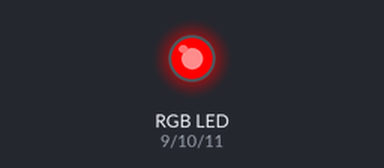
Simulated run of this sketch. Board: Arduino Uno, built with avr-gcc and run on an emulated ATmega328P. Parts: an RGB LED mixed from three pins (HIGH = lit).

Above: at 0.3 s.
At 1.7 s:
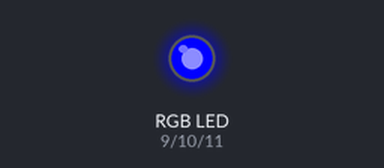
At 2.4 s:
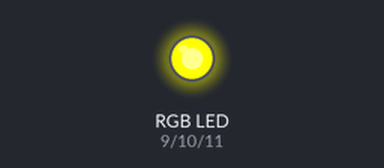
At 3.1 s:
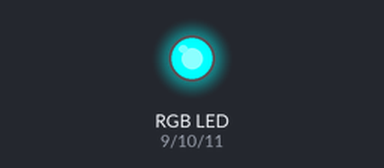
At 4.5 s:
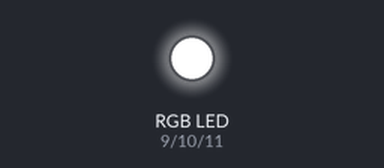
At 6.6 s:
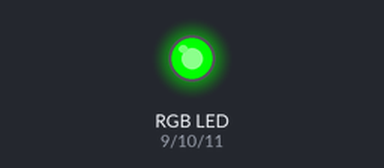
Timing chart, 0 to 7.3 s (numbered marks = the images above):
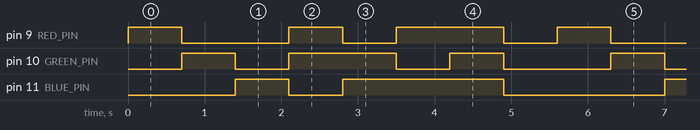

Measured:
- by itself, pin 9 (RED_PIN): repeats every 5.6 s: LOW 1.4 s, HIGH 0.70 s, LOW 0.70 s, HIGH 1.4 s, LOW 0.70 s, HIGH 0.70 s
- by itself, pin 10 (GREEN_PIN): repeats every 5.6 s: LOW 0.70 s, HIGH 1.4 s, LOW 0.70 s, HIGH 0.70 s, LOW 1.4 s, HIGH 0.70 s
- by itself, pin 11 (BLUE_PIN): repeats every 5.6 s: LOW 0.70 s, HIGH 2.1 s, LOW 2.1 s, HIGH 0.70 s

The sketch:

06_rgb_color_cycle.ino
```cpp
// InnoBees STEM Lab - Common-Cathode RGB LED Color Cycle
// D9  -> 330 ohm resistor -> red anode
// D10 -> 330 ohm resistor -> green anode
// D11 -> 330 ohm resistor -> blue anode
// Common cathode -> GND

const int RED_PIN = 9;
const int GREEN_PIN = 10;
const int BLUE_PIN = 11;
const int COLOR_TIME_MS = 700;

void setColor(int red, int green, int blue) {
  analogWrite(RED_PIN, red);
  analogWrite(GREEN_PIN, green);
  analogWrite(BLUE_PIN, blue);
}

void setup() {
  pinMode(RED_PIN, OUTPUT);
  pinMode(GREEN_PIN, OUTPUT);
  pinMode(BLUE_PIN, OUTPUT);
}

void loop() {
  setColor(255, 0, 0);       // Red
  delay(COLOR_TIME_MS);

  setColor(0, 255, 0);       // Green
  delay(COLOR_TIME_MS);

  setColor(0, 0, 255);       // Blue
  delay(COLOR_TIME_MS);

  setColor(255, 255, 0);     // Yellow
  delay(COLOR_TIME_MS);

  setColor(0, 255, 255);     // Cyan
  delay(COLOR_TIME_MS);

  setColor(255, 0, 255);     // Magenta
  delay(COLOR_TIME_MS);

  setColor(255, 255, 255);   // White-like mix
  delay(COLOR_TIME_MS);

  setColor(0, 0, 0);         // Off
  delay(COLOR_TIME_MS);
}
```
